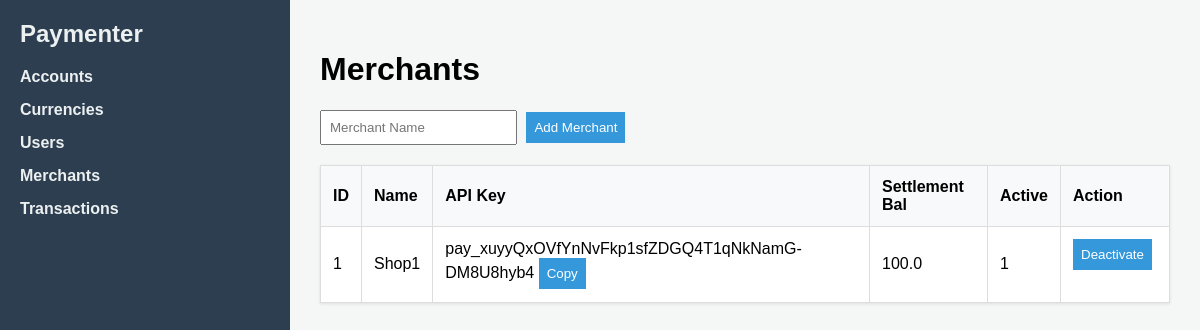
Before: /dashboard/merchants with the older database file.
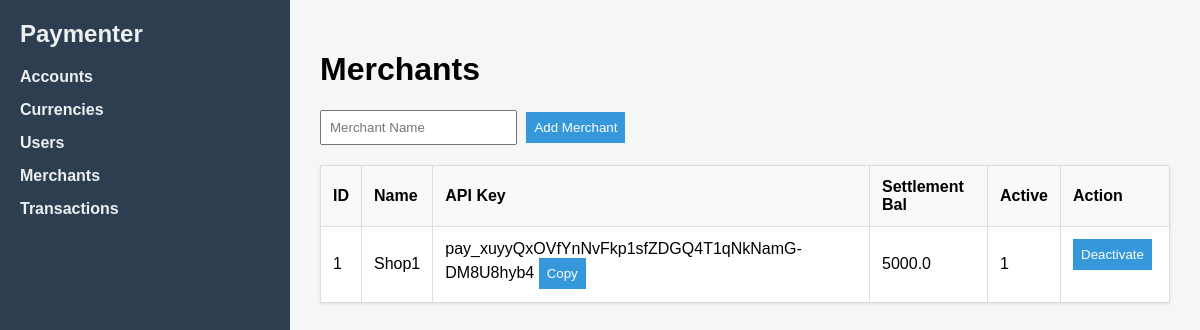
After: the same page with the newer database file.
### tables this page shows
CREATE TABLE merchants (
            id INTEGER PRIMARY KEY AUTOINCREMENT,
            name TEXT NOT NULL,
            api_key TEXT NOT NULL UNIQUE,
            is_active BOOLEAN NOT NULL DEFAULT 1,
            settlement_account_id INTEGER,
            FOREIGN KEY (settlement_account_id) REFERENCES accounts(id)
        );

CREATE TABLE accounts (
            id INTEGER PRIMARY KEY AUTOINCREMENT,
            user_id INTEGER NOT NULL,
            currency_id INTEGER NOT NULL,
            account_number TEXT NOT NULL UNIQUE,
            card_number TEXT NOT NULL UNIQUE,
            balance REAL NOT NULL DEFAULT 0.0,
            FOREIGN KEY (user_id) REFERENCES users(id),
            FOREIGN KEY (currency_id) REFERENCES currencies(id)
        );

### controllers/dashboard_controller.py (the view)
@dashboard_bp.route('/merchants', methods=['GET'])
def merchants():
    merchants_list = merchant_service.get_all()
    return render_template('merchants.html', merchants=merchants_list)

### database/connection.py (called while the page is built)
def get_db_connection():
    if not os.path.exists(DB_DIR):
        os.makedirs(DB_DIR)
    conn = sqlite3.connect(DB_PATH)
    conn.row_factory = sqlite3.Row  # Allows accessing columns by name
    conn.execute("PRAGMA foreign_keys = ON;")  # Enforce relational integrity
    return conn

### repositories/merchant_repo.py (called while the page is built)
def get_all():
    conn = get_db_connection()
    merchants = conn.execute("""
        SELECT m.*, a.balance as settlement_balance
        FROM merchants m
        LEFT JOIN accounts a ON m.settlement_account_id = a.id
    """).fetchall()
    conn.close()
    return merchants

### services/merchant_service.py (called while the page is built)
def get_all():
    return merchant_repo.get_all()

### templates/merchants.html (shortened to what this page needs)
{% extends 'base.html' %}
{% block head %}
    <link rel="stylesheet" href="{{ url_for('static', filename='css/merchant.css') }}">
{% endblock %}
{% block body %}
<h1>Merchants</h1>
<form action="{{ url_for('dashboard.add_merchant') }}" method="POST">
    <input type="text" name="name" placeholder="Merchant Name" required>
    <button type="submit">Add Merchant</button>
</form>
<table>
    <tr><th>ID</th><th>Name</th><th>API Key</th><th>Settlement Bal</th><th>Active</th><th>Action</th></tr>
    {% for m in merchants %}
    <tr>
        <td>{{ m.id }}</td><td>{{ m.name }}</td>
        <td>
            <span id="api-key-{{ m.id }}">{{ m.api_key }}</span>
            <button class="copy-btn" data-target="api-key-{{ m.id }}">Copy</button>
        </td>
        <td>{{ m.settlement_balance or 0.0 }}</td>
        <td>{{ m.is_active }}</td>
        <td>
            <form action="{{ url_for('dashboard.toggle_merchant', id=m.id, is_active=m.is_active) }}" method="POST">
                <button type="submit">{{ 'Deactivate' if m.is_active else 'Activate' }}</button>
            </form>
        </td>
    </tr>
    {% endfor %}
</table>
{% endblock %}

Changed rows visible on the page:
changed through a linked row, merchants "Shop1": balance "100.0" → "5000.0"
